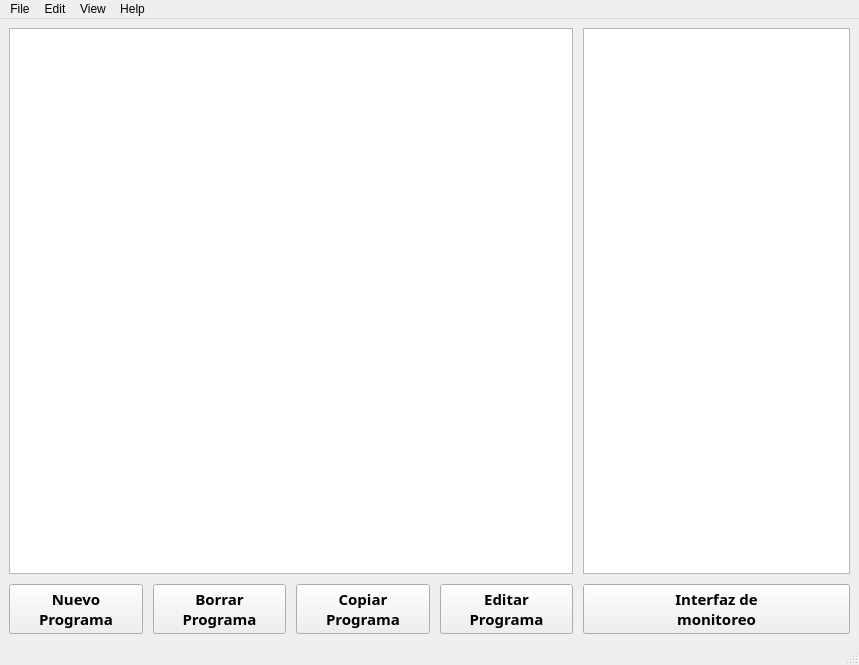
<?xml version="1.0" encoding="UTF-8"?>
<ui version="4.0">
 <class>ScreenProgrammingMain</class>
 <widget class="QMainWindow" name="ScreenProgrammingMain">
  <property name="enabled">
   <bool>true</bool>
  </property>
  <property name="geometry">
   <rect>
    <x>0</x>
    <y>0</y>
    <width>859</width>
    <height>665</height>
   </rect>
  </property>
  <property name="sizePolicy">
   <sizepolicy hsizetype="Expanding" vsizetype="Expanding">
    <horstretch>1</horstretch>
    <verstretch>1</verstretch>
   </sizepolicy>
  </property>
  <property name="windowTitle">
   <string>SFVI -Sistema flexible de visión industrial</string>
  </property>
  <widget class="QWidget" name="centralwidget">
   <property name="enabled">
    <bool>true</bool>
   </property>
   <property name="sizePolicy">
    <sizepolicy hsizetype="Expanding" vsizetype="Expanding">
     <horstretch>1</horstretch>
     <verstretch>1</verstretch>
    </sizepolicy>
   </property>
   <layout class="QGridLayout" name="gridLayout">
    <item row="0" column="0">
     <layout class="QGridLayout" name="gridLayout_2" rowstretch="1,1,0" columnstretch="1,1,1,1,1,1">
      <property name="topMargin">
       <number>0</number>
      </property>
      <property name="spacing">
       <number>10</number>
      </property>
      <item row="1" column="1">
       <widget class="QPushButton" name="buttonEraseProgram">
        <property name="enabled">
         <bool>true</bool>
        </property>
        <property name="sizePolicy">
         <sizepolicy hsizetype="Expanding" vsizetype="Fixed">
          <horstretch>1</horstretch>
          <verstretch>0</verstretch>
         </sizepolicy>
        </property>
        <property name="minimumSize">
         <size>
          <width>0</width>
          <height>50</height>
         </size>
        </property>
        <property name="font">
         <font>
          <family>Sitka</family>
          <pointsize>11</pointsize>
          <weight>75</weight>
          <bold>true</bold>
         </font>
        </property>
        <property name="text">
         <string>Borrar 
Programa</string>
        </property>
       </widget>
      </item>
      <item row="1" column="0">
       <widget class="QPushButton" name="buttonNewProgram">
        <property name="sizePolicy">
         <sizepolicy hsizetype="Expanding" vsizetype="Fixed">
          <horstretch>1</horstretch>
          <verstretch>0</verstretch>
         </sizepolicy>
        </property>
        <property name="minimumSize">
         <size>
          <width>0</width>
          <height>50</height>
         </size>
        </property>
        <property name="maximumSize">
         <size>
          <width>16777215</width>
          <height>16777215</height>
         </size>
        </property>
        <property name="font">
         <font>
          <family>Sitka</family>
          <pointsize>11</pointsize>
          <weight>75</weight>
          <bold>true</bold>
          <strikeout>false</strikeout>
         </font>
        </property>
        <property name="acceptDrops">
         <bool>false</bool>
        </property>
        <property name="text">
         <string>Nuevo 
Programa</string>
        </property>
       </widget>
      </item>
      <item row="1" column="2">
       <widget class="QPushButton" name="buttonCopyProgram">
        <property name="sizePolicy">
         <sizepolicy hsizetype="Expanding" vsizetype="Fixed">
          <horstretch>1</horstretch>
          <verstretch>0</verstretch>
         </sizepolicy>
        </property>
        <property name="minimumSize">
         <size>
          <width>0</width>
          <height>50</height>
         </size>
        </property>
        <property name="font">
         <font>
          <family>Sitka</family>
          <pointsize>11</pointsize>
          <weight>75</weight>
          <bold>true</bold>
         </font>
        </property>
        <property name="text">
         <string>Copiar 
Programa</string>
        </property>
       </widget>
      </item>
      <item row="0" column="4" colspan="2">
       <widget class="QTextEdit" name="textEdit">
        <property name="sizePolicy">
         <sizepolicy hsizetype="Expanding" vsizetype="Expanding">
          <horstretch>3</horstretch>
          <verstretch>0</verstretch>
         </sizepolicy>
        </property>
       </widget>
      </item>
      <item row="1" column="3">
       <widget class="QPushButton" name="buttonEditProgram">
        <property name="sizePolicy">
         <sizepolicy hsizetype="Expanding" vsizetype="Fixed">
          <horstretch>1</horstretch>
          <verstretch>0</verstretch>
         </sizepolicy>
        </property>
        <property name="minimumSize">
         <size>
          <width>0</width>
          <height>50</height>
         </size>
        </property>
        <property name="font">
         <font>
          <family>Sitka</family>
          <pointsize>11</pointsize>
          <weight>75</weight>
          <bold>true</bold>
         </font>
        </property>
        <property name="text">
         <string>Editar 
Programa</string>
        </property>
       </widget>
      </item>
      <item row="1" column="4" colspan="2">
       <widget class="QPushButton" name="buttonChangeToMonitorMain">
        <property name="enabled">
         <bool>true</bool>
        </property>
        <property name="sizePolicy">
         <sizepolicy hsizetype="Expanding" vsizetype="Fixed">
          <horstretch>3</horstretch>
          <verstretch>0</verstretch>
         </sizepolicy>
        </property>
        <property name="minimumSize">
         <size>
          <width>0</width>
          <height>50</height>
         </size>
        </property>
        <property name="font">
         <font>
          <family>Sitka</family>
          <pointsize>11</pointsize>
          <weight>75</weight>
          <bold>true</bold>
         </font>
        </property>
        <property name="text">
         <string>Interfaz de 
monitoreo</string>
        </property>
        <property name="checkable">
         <bool>false</bool>
        </property>
        <property name="autoRepeat">
         <bool>false</bool>
        </property>
       </widget>
      </item>
      <item row="0" column="0" colspan="4">
       <widget class="QGraphicsView" name="graphicsView">
        <property name="sizePolicy">
         <sizepolicy hsizetype="Expanding" vsizetype="Expanding">
          <horstretch>4</horstretch>
          <verstretch>0</verstretch>
         </sizepolicy>
        </property>
       </widget>
      </item>
     </layout>
    </item>
   </layout>
  </widget>
  <widget class="QMenuBar" name="menubar">
   <property name="geometry">
    <rect>
     <x>0</x>
     <y>0</y>
     <width>859</width>
     <height>21</height>
    </rect>
   </property>
   <widget class="QMenu" name="menuFile">
    <property name="title">
     <string>File</string>
    </property>
    <addaction name="actionNew_Program"/>
    <addaction name="actionOpen"/>
    <addaction name="separator"/>
    <addaction name="actionSave"/>
    <addaction name="actionSave_as"/>
    <addaction name="separator"/>
    <addaction name="actionExit"/>
   </widget>
   <widget class="QMenu" name="menuEdit">
    <property name="title">
     <string>Edit</string>
    </property>
   </widget>
   <widget class="QMenu" name="menuView">
    <property name="title">
     <string>View</string>
    </property>
   </widget>
   <widget class="QMenu" name="menuHelp">
    <property name="title">
     <string>Help</string>
    </property>
   </widget>
   <addaction name="menuFile"/>
   <addaction name="menuEdit"/>
   <addaction name="menuView"/>
   <addaction name="menuHelp"/>
  </widget>
  <widget class="QStatusBar" name="statusbar"/>
  <action name="actionNew_Program">
   <property name="text">
    <string>New Program</string>
   </property>
  </action>
  <action name="actionOpen">
   <property name="text">
    <string>Open...</string>
   </property>
  </action>
  <action name="actionSave">
   <property name="text">
    <string>Save</string>
   </property>
  </action>
  <action name="actionSave_as">
   <property name="text">
    <string>Save As...</string>
   </property>
  </action>
  <action name="actionExit">
   <property name="text">
    <string>Exit</string>
   </property>
  </action>
 </widget>
 <resources/>
 <connections/>
</ui>
